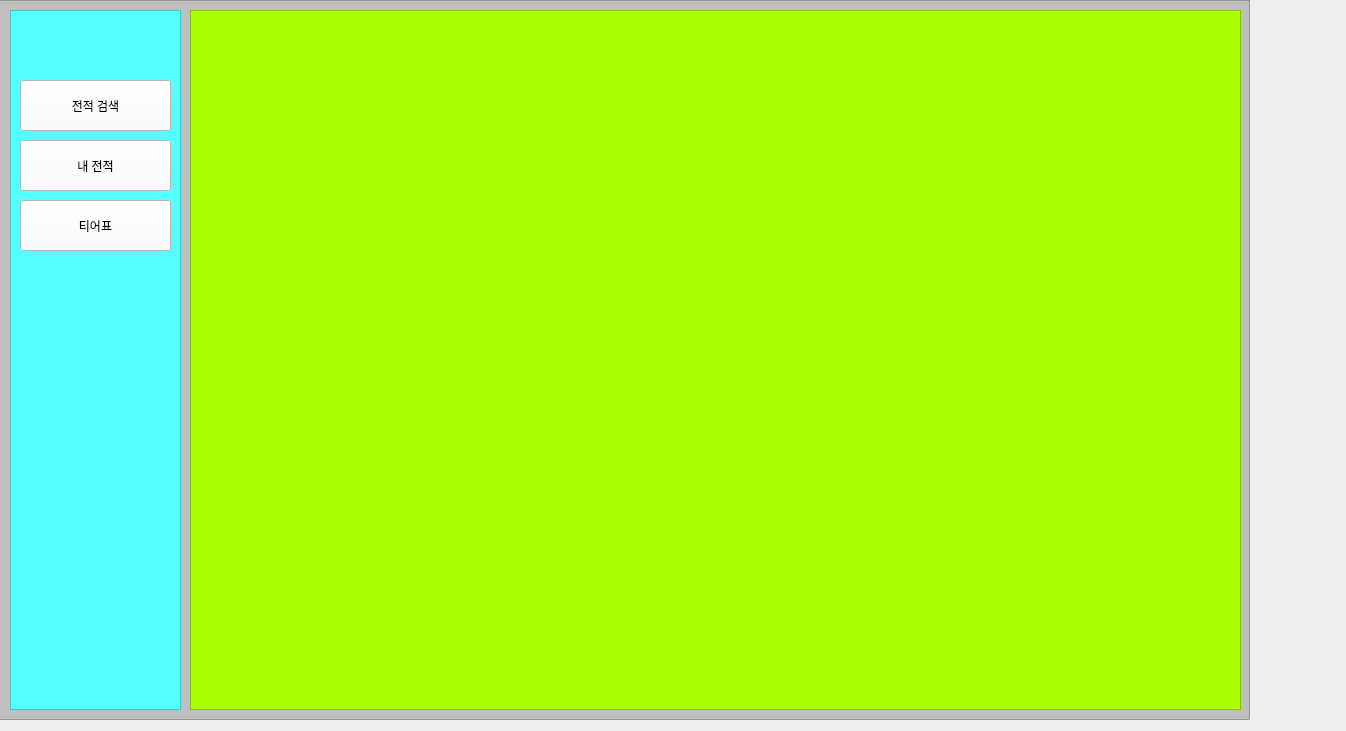
<?xml version="1.0" encoding="UTF-8"?>
<ui version="4.0">
 <class>Frame</class>
 <widget class="QFrame" name="Frame">
  <property name="geometry">
   <rect>
    <x>0</x>
    <y>0</y>
    <width>1346</width>
    <height>731</height>
   </rect>
  </property>
  <property name="windowTitle">
   <string>Frame</string>
  </property>
  <widget class="QFrame" name="windowFrame">
   <property name="geometry">
    <rect>
     <x>-30</x>
     <y>0</y>
     <width>1280</width>
     <height>720</height>
    </rect>
   </property>
   <property name="styleSheet">
    <string notr="true">background-color: rgb(191, 191, 191);</string>
   </property>
   <property name="frameShape">
    <enum>QFrame::StyledPanel</enum>
   </property>
   <property name="frameShadow">
    <enum>QFrame::Raised</enum>
   </property>
   <widget class="QFrame" name="contentsFrame">
    <property name="geometry">
     <rect>
      <x>220</x>
      <y>10</y>
      <width>1051</width>
      <height>700</height>
     </rect>
    </property>
    <property name="styleSheet">
     <string notr="true">background-color: rgb(170, 255, 0);</string>
    </property>
    <property name="frameShape">
     <enum>QFrame::StyledPanel</enum>
    </property>
    <property name="frameShadow">
     <enum>QFrame::Raised</enum>
    </property>
   </widget>
   <widget class="QFrame" name="menuFrame">
    <property name="geometry">
     <rect>
      <x>40</x>
      <y>10</y>
      <width>171</width>
      <height>700</height>
     </rect>
    </property>
    <property name="styleSheet">
     <string notr="true">background-color: rgb(85, 255, 255);</string>
    </property>
    <property name="frameShape">
     <enum>QFrame::StyledPanel</enum>
    </property>
    <property name="frameShadow">
     <enum>QFrame::Raised</enum>
    </property>
    <widget class="QPushButton" name="menuButton01">
     <property name="geometry">
      <rect>
       <x>10</x>
       <y>70</y>
       <width>151</width>
       <height>51</height>
      </rect>
     </property>
     <property name="styleSheet">
      <string notr="true">background-color: rgb(255, 255, 255);</string>
     </property>
     <property name="text">
      <string>전적 검색</string>
     </property>
    </widget>
    <widget class="QPushButton" name="menuButton02">
     <property name="geometry">
      <rect>
       <x>10</x>
       <y>130</y>
       <width>151</width>
       <height>51</height>
      </rect>
     </property>
     <property name="styleSheet">
      <string notr="true">background-color: rgb(255, 255, 255);</string>
     </property>
     <property name="text">
      <string>내 전적</string>
     </property>
    </widget>
    <widget class="QPushButton" name="menuButton03">
     <property name="geometry">
      <rect>
       <x>10</x>
       <y>190</y>
       <width>151</width>
       <height>51</height>
      </rect>
     </property>
     <property name="styleSheet">
      <string notr="true">background-color: rgb(255, 255, 255);</string>
     </property>
     <property name="text">
      <string>티어표</string>
     </property>
    </widget>
   </widget>
  </widget>
 </widget>
 <resources/>
 <connections/>
</ui>
